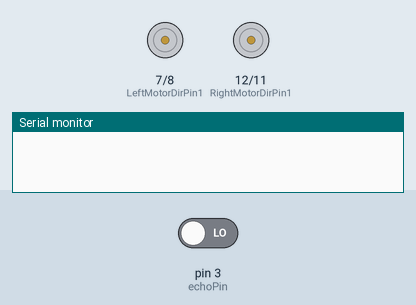
This sketch was run on a simulated Arduino Uno, built with avr-gcc and run on an emulated ATmega328P. Parts: motor-driver pin pairs drawn as motors (green arrow = first pin HIGH = forward, orange = second pin HIGH = backward, longer = more drive, scaled by the enable pin), the last lines printed to the serial monitor. Inputs (shaded band) come from the test bench; at power-on: pin 3 (echoPin) LOW. At 1.0 s the program stops and its outputs stay as they are.

Above: at 0.1 s.
At 1.1 s:
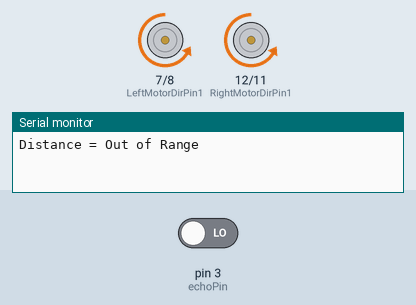
Timing chart, 0 to 2.5 s (numbered marks = the images above):
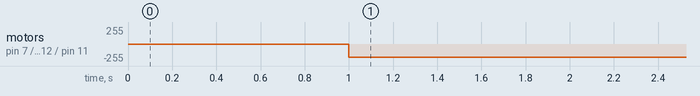

The sketch:

Sonar_Osoyoo_arduino_car_v2.ino
```cpp
#define echoPin 3 // this defines the echo pin to 3
#define trigPin 2 // this sets the trig pin to 4
#define speedPinR 9    //  RIGHT PWM pin connect MODEL-X ENA
#define RightMotorDirPin1  12    //Right Motor direction pin 1 to MODEL-X IN1 // front wheel
#define RightMotorDirPin2  11    //Right Motor direction pin 2 to MODEL-X IN2 // back wheel
#define speedPinL 6    // Left PWM pin connect MODEL-X ENB
#define LeftMotorDirPin1  7    //Left Motor direction pin 1 to MODEL-X IN3
#define LeftMotorDirPin2  8   //Left Motor direction pin 1 to MODEL-X IN4

void go_Advance(void)  //Forward
{
  digitalWrite(RightMotorDirPin1, HIGH);
  digitalWrite(RightMotorDirPin2,LOW);
  digitalWrite(LeftMotorDirPin1,HIGH);
  digitalWrite(LeftMotorDirPin2,LOW);
  analogWrite(speedPinL,200);
  analogWrite(speedPinR,200);
}
void go_Left()  //Turn left
{
  digitalWrite(RightMotorDirPin1, HIGH);
  digitalWrite(RightMotorDirPin2,LOW);
  digitalWrite(LeftMotorDirPin1,LOW);
  digitalWrite(LeftMotorDirPin2,HIGH);
  analogWrite(speedPinL,200);
  analogWrite(speedPinR,200);
}
void go_Right()  //Turn right
{
  digitalWrite(RightMotorDirPin1, LOW);
  digitalWrite(RightMotorDirPin2,HIGH);
  digitalWrite(LeftMotorDirPin1,HIGH);
  digitalWrite(LeftMotorDirPin2,LOW);
  analogWrite(speedPinL,200);
  analogWrite(speedPinR,200);
}
void go_Back()  //Reverse
{
  digitalWrite(RightMotorDirPin1, LOW);
  digitalWrite(RightMotorDirPin2,HIGH);
  digitalWrite(LeftMotorDirPin1,LOW);
  digitalWrite(LeftMotorDirPin2,HIGH);
  analogWrite(speedPinL,200);
  analogWrite(speedPinR,200);
}
void stop_Stop()    //Stop
{
  digitalWrite(RightMotorDirPin1, LOW);
  digitalWrite(RightMotorDirPin2,LOW);
  digitalWrite(LeftMotorDirPin1,LOW);
  digitalWrite(LeftMotorDirPin2,LOW);
}
void set_Motorspeed(int speed_L,int speed_R)
{
  analogWrite(speedPinL,speed_L);
  analogWrite(speedPinR,speed_R);
}

//Pins initialize
void init_GPIO()
{
  pinMode(RightMotorDirPin1, OUTPUT);
  pinMode(RightMotorDirPin2, OUTPUT);
  pinMode(speedPinL, OUTPUT);

  pinMode(LeftMotorDirPin1, OUTPUT);
  pinMode(LeftMotorDirPin2, OUTPUT);
  pinMode(speedPinR, OUTPUT);
  stop_Stop();
}

void setup()
{
init_GPIO();
Serial.begin(9600);
pinMode(trigPin,OUTPUT);
pinMode(echoPin,INPUT);
}

void loop()
{
  // put your main code here, to run repeatedly:
  float duration, distance;
  int t = 0;
  digitalWrite(trigPin,LOW);
  delayMicroseconds(2);

  digitalWrite(trigPin, HIGH);
  delayMicroseconds(10);

  duration = pulseIn(echoPin,HIGH);
  distance = (duration/2) * .0344;

  if(distance < 50)
  {
      Serial.print("Distance = ");
      Serial.println("Out of Range");
      for(int i = 0; i = 5; i++)
      {
      go_Back();
      }
        for(int i= 0;i = 15; i++)
        {
          go_Right();
        }
  }
  else if(duration > 50)
  {
    go_Advance();
  }
}
```

Measured:
- by itself, motor on pin 7 (LeftMotorDirPin1) / pin 8 (LeftMotorDirPin2), motor on pin 12 (RightMotorDirPin1) / pin 11 (RightMotorDirPin2): stopped → backward 200/255 at 1.0 s
